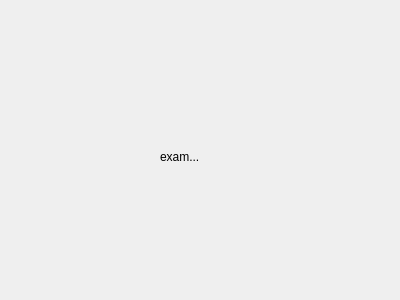
<?xml version="1.0" encoding="UTF-8"?>
<ui version="4.0">
 <class>fundusexam</class>
 <widget class="QDialog" name="fundusexam">
  <property name="geometry">
   <rect>
    <x>0</x>
    <y>0</y>
    <width>400</width>
    <height>300</height>
   </rect>
  </property>
  <property name="windowTitle">
   <string>Dialog</string>
  </property>
  <widget class="QLabel" name="label">
   <property name="geometry">
    <rect>
     <x>160</x>
     <y>150</y>
     <width>47</width>
     <height>13</height>
    </rect>
   </property>
   <property name="text">
    <string>exam...</string>
   </property>
  </widget>
 </widget>
 <resources/>
 <connections/>
</ui>
